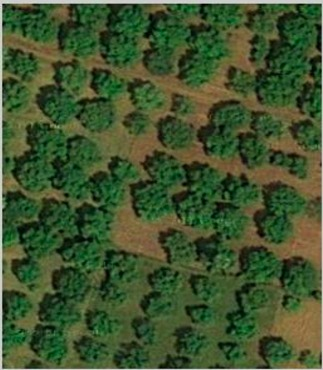
#> input picture resources/treesImage.jpeg, 323 x 370 px
$ python main.py
#> lines starting #> are read from the running program, lines starting #| are printed output that depends on the picture; after the words box and inside, x2 and y2 are one past the last pixel; in counts of white or black regions, pixels touching at a corner belong together
#import of openCV library
import cv2

#-----For jpeg image------#

#reading the image
image = cv2.imread('./resources/treesImage.jpeg')
#> image is the input picture: shape (370, 323, 3); mean B, G, R 47, 84.3, 64.1

#convert image to grayscale
gray = cv2.cvtColor(image, cv2.COLOR_BGR2GRAY)
# save the "gray" image to ./resources/jpeg
cv2.imwrite('./resources/jpeg/treesImageGray.png', gray)

#The Gaussian filter is a low-pass filter that removes the high-frequency components are reduced
#we apply this function to reduce the noise
"""
GaussianBlur(src, ksize, sigmaX)
src: input image
ksize: Gaussian Kernel Size. [height width].
       height and width should be odd and can have different values.
       If ksize is set to [0 0], then ksize is computed from sigma values.
sigmaX: Kernel standard deviation along X-axis (horizontal direction).
"""
blur = cv2.GaussianBlur(gray, (13, 13), 0)
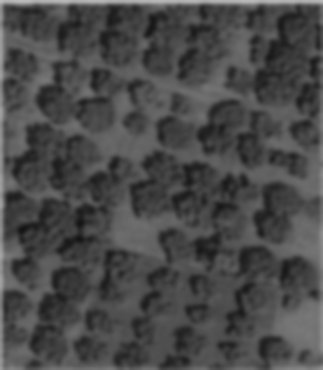
#> blur: shape (370, 323); min 19, max 190, mean 73.6
# save the "blur" image to ./resources/jpeg
cv2.imwrite('./resources/jpeg/treesImageBlur.png', blur)

"""
thresholding the image with the threshold(blur, 55, 255, cv2.CHAIN_APPROX_NONE) function
    blur: the source image, which should be a grayscale image,
    55: the threshold value which is used to classify the pixel values,
    255: the maximum value which is assigned to pixel values exceeding the threshold,
    cv2.CHAIN_APPROX_NONE:  the contour-approximation method
"""
ret, gray = cv2.threshold(blur, 55, 255, cv2.CHAIN_APPROX_NONE)
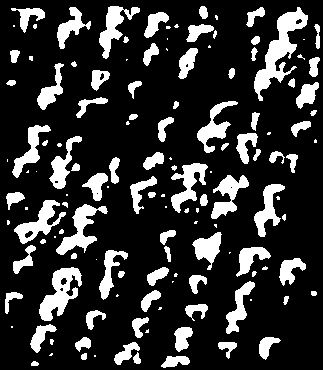
#> gray: shape (370, 323); 19.6% white; 136 white regions (46 under 20 px), largest, box (x1, y1, x2, y2) and area: (254, 7, 308, 101) 1651, (39, 267, 82, 321) 1110, (56, 204, 108, 255) 915
# save the "gray" image to ./resources/jpeg
cv2.imwrite('./resources/jpeg/treesImageBinary.png', gray)

#creating the structuring element, an ellipse
kernel = cv2.getStructuringElement(cv2.MORPH_ELLIPSE, (5, 5))
#Morphological opening
opening = cv2.morphologyEx(gray, cv2.MORPH_OPEN, kernel)
#> opening: shape (370, 323); 17.6% white; 95 white regions (7 under 20 px), largest, box (x1, y1, x2, y2) and area: (254, 9, 308, 93) 1506, (39, 267, 81, 321) 1010, (56, 204, 96, 255) 840
# save the "opening" image to ./resources/jpeg
cv2.imwrite('./resources/jpeg/treesImageOpening.png', opening)

"""
Canny Edge Detection is used to detect the edges in an image.
It accepts a gray scale image as input and it uses a multistage algorithm.
Syntax: Canny(image, edges, threshold1, threshold2)
    image − A Mat object representing the source (input image) for this operation.
    edges − A Mat object representing the destination (edges) for this operation.
    threshold1 − A variable of the type double representing the first threshold for the hysteresis procedure.
    threshold2 − A variable of the type double representing the second threshold for the hysteresis procedure.
"""
edged = cv2.Canny(opening, 30, 200)
#> edged: shape (370, 323); 4.9% white in thin lines or dots
cv2.imwrite('./resources/jpeg/treesImageCanny.png', edged)

#creating the structuring element, an ellipse
kernel = cv2.getStructuringElement(cv2.MORPH_ELLIPSE, (4, 4))
#Morphological closing
closing = cv2.morphologyEx(edged, cv2.MORPH_CLOSE, kernel)
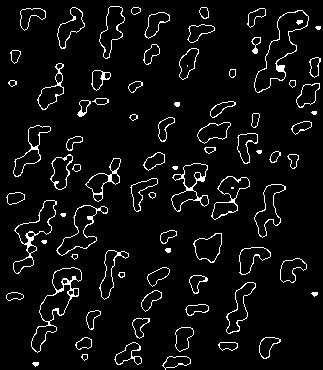
#> closing: shape (370, 323); 5.5% white in thin lines or dots
# save the "closing" image to ./resources/jpeg
cv2.imwrite('./resources/jpeg/treesImageClosing.png', closing)

"""
find the contours with the function findContours(closing.copy(), cv2.RETR_EXTERNAL, cv2.CHAIN_APPROX_NONE)
    closing.copy() : source image,
    cv2.RETR_EXTERNAL : contour retrieval mode,
    cv2.CHAIN_APPROX_NONE : contour approximation method
"""
(cnt, heirarchy) = cv2.findContours(closing.copy(), cv2.RETR_EXTERNAL, cv2.CHAIN_APPROX_NONE)
#> cnt = 80 contours, 10 with area under 20; largest, box (x1, y1, x2, y2) and area: (254, 10, 309, 93) 1593, (31, 267, 82, 353) 1476, (13, 200, 57, 274) 1016, (56, 205, 108, 256) 908, (171, 163, 209, 212) 856
#convert an image from BGR color to RBG
rgb = cv2.cvtColor(image, cv2.COLOR_BGR2RGB)
#Draw boundaries
cv2.drawContours(rgb, cnt, -1, (0, 255, 0), 2)
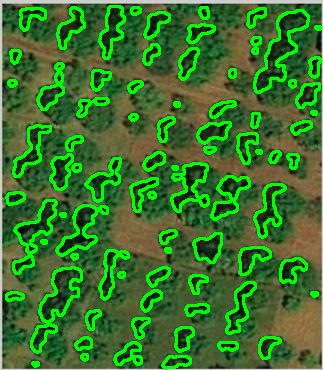
#> rgb: shape (370, 323, 3); mean R, G, B 57.8, 115.4, 42
cv2.imwrite('./resources/jpeg/treesImageDrawContours.png', rgb)

#visualize the result : the number of the trees in the image
#print('Nombre d\'arbres dans l\'image est : ', len(cnt))


#------For PNG image------#

#reading the image
image = cv2.imread('./resources/treesImage.png')
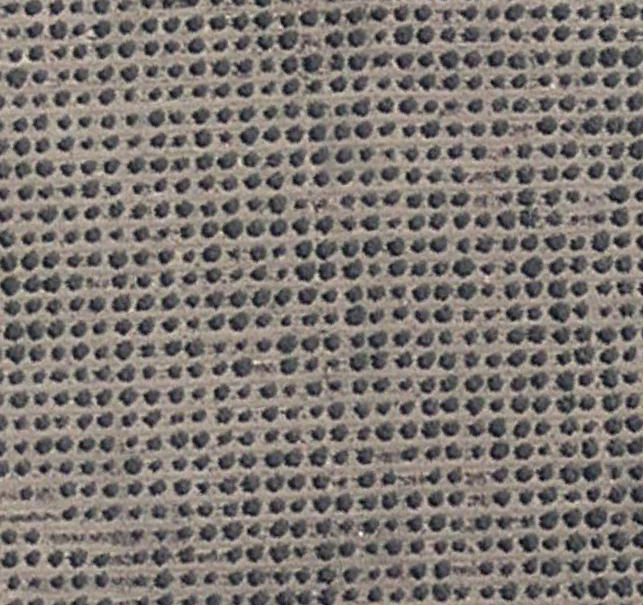
#> input picture resources/treesImage.png, 643 x 605 px
#> image is the input picture: shape (605, 643, 3); mean B, G, R 114.3, 119.3, 126

#convert image to grayscale
gray = cv2.cvtColor(image, cv2.COLOR_BGR2GRAY)
#> gray: shape (605, 643)
# save the "gray" image to ./resources/jpeg
cv2.imwrite('./resources/png/treesImageGray2.png', gray)

"""
GaussianBlur(src, ksize, sigmaX)
src: input image
ksize: Gaussian Kernel Size. [height width].
       height and width should be odd and can have different values.
       If ksize is set to [0 0], then ksize is computed from sigma values.
sigmaX: Kernel standard deviation along X-axis (horizontal direction).
"""
blur = cv2.GaussianBlur(gray, (11, 11), 0)
#> blur: shape (605, 643)
# save the "blur" image to ./resources/jpeg
cv2.imwrite('./resources/png/treesImageBlur2.png', blur)

"""
thresholding the image with the threshold(blur, 55, 255, cv2.CHAIN_APPROX_NONE) function
    blur: the source image, which should be a grayscale image,
    55: the threshold value which is used to classify the pixel values,
    255: the maximum value which is assigned to pixel values exceeding the threshold,
    cv2.CHAIN_APPROX_NONE:  the contour-approximation method
"""
ret, gray = cv2.threshold(blur, 80, 255, cv2.CHAIN_APPROX_NONE)
#> gray: shape (605, 643); 14.7% white; 738 white regions (20 under 20 px), largest, box (x1, y1, x2, y2) and area: (585, 510, 605, 528) 252, (522, 260, 540, 278) 212, (588, 580, 606, 598) 210
# save the "gray" image to ./resources/jpeg
cv2.imwrite('./resources/png/treesImageBinary2.png', gray)

#creating the structuring element, an ellipse
kernel = cv2.getStructuringElement(cv2.MORPH_ELLIPSE, (4, 4))
#Morphological closing
closing = cv2.morphologyEx(gray, cv2.MORPH_CLOSE, kernel)
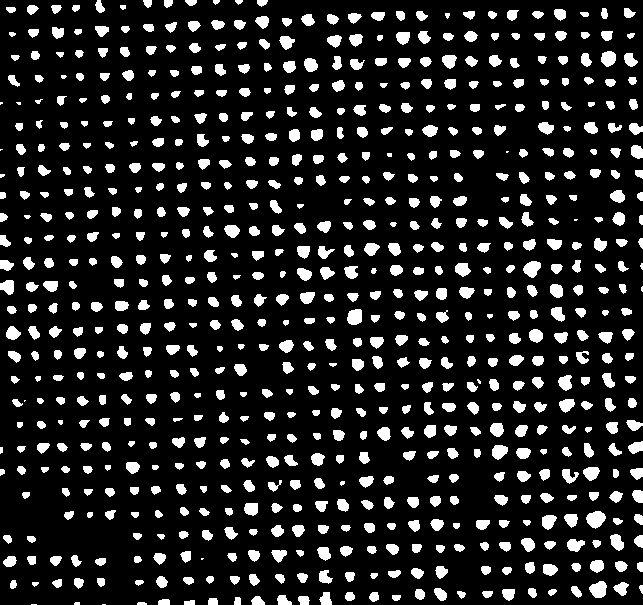
#> closing: shape (605, 643); 14.1% white; 732 white regions (18 under 20 px)
# save the "closing" image to ./resources/jpeg
cv2.imwrite('./resources/png/treesImageClosing2.png', closing)

"""
find the contours with the function findContours(closing.copy(), cv2.RETR_EXTERNAL, cv2.CHAIN_APPROX_NONE)
    closing.copy() : source image,
    cv2.RETR_EXTERNAL : contour retrieval mode,
    cv2.CHAIN_APPROX_NONE : contour approximation method
"""
(cnt, heirarchy) = cv2.findContours(closing.copy(), cv2.RETR_EXTERNAL, cv2.CHAIN_APPROX_NONE)
#> cnt = 732 contours, 40 with area under 20; largest, box (x1, y1, x2, y2) and area: (586, 511, 606, 529) 223, (589, 581, 607, 598) 200, (523, 261, 541, 278) 186, (347, 309, 362, 325) 178, (601, 51, 616, 67) 164
#convert an image from BGR color to RBG
rgb = cv2.cvtColor(image, cv2.COLOR_BGR2RGB)
#> rgb: shape (605, 643, 3)
#Draw boundaries
cv2.drawContours(rgb, cnt, -1, (0, 255, 0), 2)
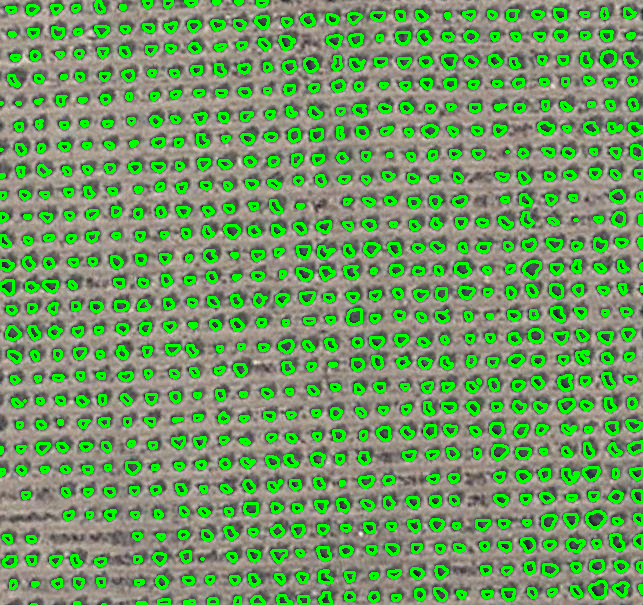
#> rgb: shape (605, 643, 3); mean R, G, B 114.1, 153.7, 102.6
cv2.imwrite('./resources/png/treesImageDrawContours2.png', rgb)

#visualize the result : the number of the trees in the image
print('Nombre d\'arbres dans l\'image est : ', len(cnt))
#| Nombre d'arbres dans l'image est :  732
